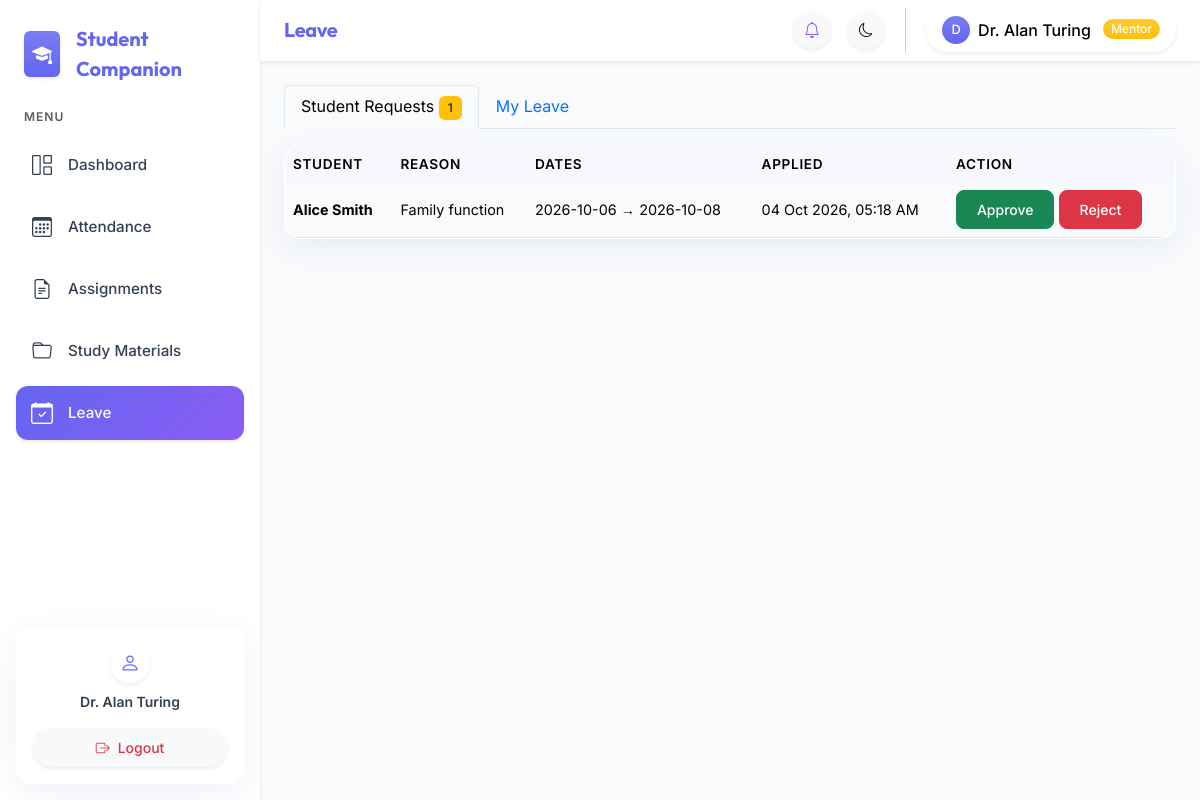
The app's page /mentor/leave.php (signed in) with its own data.
### tables this page shows
CREATE TABLE IF NOT EXISTS users (
    id INT UNSIGNED AUTO_INCREMENT PRIMARY KEY,
    name VARCHAR(150) NOT NULL,
    email VARCHAR(191) NOT NULL UNIQUE,
    password_hash VARCHAR(255) NOT NULL,
    role ENUM('admin','mentor','learner') NOT NULL,
    department_id INT UNSIGNED NULL,
    year TINYINT UNSIGNED NULL,
    status ENUM('active','inactive') NOT NULL DEFAULT 'active',
    force_password_reset TINYINT(1) NOT NULL DEFAULT 0,
    created_at TIMESTAMP NOT NULL DEFAULT CURRENT_TIMESTAMP,
    FOREIGN KEY (department_id) REFERENCES departments(id) ON DELETE SET NULL
);

CREATE TABLE IF NOT EXISTS leave_requests (
    id INT UNSIGNED AUTO_INCREMENT PRIMARY KEY,
    requested_by INT UNSIGNED NOT NULL,
    requested_to_role ENUM('mentor','admin') NOT NULL,
    reason TEXT NOT NULL,
    from_date DATE NOT NULL,
    to_date DATE NOT NULL,
    status ENUM('pending','approved','rejected') NOT NULL DEFAULT 'pending',
    approved_by INT UNSIGNED NULL,
    created_at TIMESTAMP NOT NULL DEFAULT CURRENT_TIMESTAMP,
    FOREIGN KEY (requested_by) REFERENCES users(id) ON DELETE CASCADE,
    FOREIGN KEY (approved_by) REFERENCES users(id) ON DELETE SET NULL
);

### config/database.php (called while the page is built, shortened)
<?php
function get_db(): PDO {
    static $pdo = null;
    if ($pdo === null) {
        $dsn = 'mysql:host=' . DB_HOST . ';dbname=' . DB_NAME . ';charset=utf8mb4';
        $pdo = new PDO($dsn, DB_USER, DB_PASS, [
            PDO::ATTR_ERRMODE            => PDO::ERRMODE_EXCEPTION,
            PDO::ATTR_DEFAULT_FETCH_MODE => PDO::FETCH_ASSOC,
            PDO::ATTR_EMULATE_PREPARES   => false,
        ]);
    }
    return $pdo;
}

### includes/auth_check.php (called while the page is built, shortened)
<?php
require_once dirname(__DIR__) . '/config/database.php';
require_once dirname(__DIR__) . '/includes/helpers.php';
try {
    $stmt = get_db()->prepare('SELECT id, name, email, role, department_id, year, status FROM users WHERE id = ? AND status = "active" LIMIT 1');
    $stmt->execute([$_SESSION['user_id']]);
    $current_user = $stmt->fetch();
} catch (Throwable) {}

### includes/helpers.php (called while the page is built, shortened)
<?php
function format_date(string $datetime): string {
    return date('d M Y, h:i A', strtotime($datetime));
}
function e(string $str): string {
    return htmlspecialchars($str, ENT_QUOTES, 'UTF-8');
}

### mentor/leave.php (the view, shortened to what this page needs)
<?php
$page_title    = 'Leave';
require_once dirname(__DIR__) . '/config/database.php';
require_once dirname(__DIR__) . '/includes/auth_check.php';
$db  = get_db();
$mid = $current_user['id'];
$tab = $_GET['tab'] ?? 'approve';
$student_leaves = $db->prepare(
    "SELECT lr.*,u.name AS student_name FROM leave_requests lr
     JOIN mentor_students ms ON lr.requested_by=ms.student_id
     JOIN users u ON lr.requested_by=u.id
     WHERE ms.mentor_id=? AND lr.requested_to_role='mentor' AND lr.status='pending'
     ORDER BY lr.created_at DESC"
);
$student_leaves->execute([$mid]); $student_leaves=$student_leaves->fetchAll();
$my_leaves = $db->prepare(
    "SELECT lr.*,u.name AS approver FROM leave_requests lr LEFT JOIN users u ON lr.approved_by=u.id
     WHERE lr.requested_by=? ORDER BY lr.created_at DESC"
);
$my_leaves->execute([$mid]); $my_leaves=$my_leaves->fetchAll();
require_once dirname(__DIR__).'/includes/header.php';
require_once dirname(__DIR__).'/includes/sidebar.php';
require_once dirname(__DIR__).'/includes/navbar.php';
?>
<div class="main-content p-4">
<ul class="nav nav-tabs mb-3">
    <li class="nav-item"><a class="nav-link <?= $tab==='approve'?'active':'' ?>" href="?tab=approve">
        Student Requests <span class="badge bg-warning text-dark"><?= count($student_leaves) ?></span>
    </a></li>
    <li class="nav-item"><a class="nav-link <?= $tab==='own'?'active':'' ?>" href="?tab=own">My Leave</a></li>
</ul>
<?php if ($tab === 'own'): ?>
<div class="row g-3">
    <div class="col-md-5">
        <div class="card">
            <div class="card-header fw-bold">Submit Leave Request</div>
            <div class="card-body">
                <form method="POST">
                    <?= generate_csrf() ?>
                    <input type="hidden" name="action" value="submit_own">
                    <div class="mb-3"><label class="form-label">Reason *</label><textarea name="reason" class="form-control" rows="3" required></textarea></div>
                    <div class="mb-3"><label class="form-label">From Date *</label><input type="date" name="from_date" class="form-control" required></div>
                    <div class="mb-3"><label class="form-label">To Date *</label><input type="date" name="to_date" class="form-control" required></div>
                    <button type="submit" class="btn btn-primary w-100">Submit to HOD</button>
                </form>
            </div>
        </div>
    </div>
    <div class="col-md-7">
        <div class="card">
            <div class="card-header fw-bold">My Leave History</div>
            <div class="table-responsive">
                <table class="table table-sm mb-0">
                    <thead class="table-light"><tr><th>Reason</th><th>Dates</th><th>Status</th><th>Decided By</th></tr></thead>
                    <tbody>
                    <?php if ($my_leaves): foreach ($my_leaves as $l): ?>
                    <tr>
                        <td><?= e($l['reason']) ?></td>
                        <td><?= e($l['from_date']) ?> → <?= e($l['to_date']) ?></td>
                        <td><span class="badge bg-<?= match($l['status']){'pending'=>'warning','approved'=>'success',default=>'danger'} ?>"><?= $l['status'] ?></span></td>
                        <td><?= e($l['approver']??'—') ?></td>
                    </tr>
                    <?php endforeach; else: ?><tr><td colspan="4" class="text-muted text-center">No requests.</td></tr><?php endif; ?>
                    </tbody>
                </table>
            </div>
        </div>
    </div>
</div>
<?php else:  ?>
<div class="card">
    <div class="table-responsive">
        <table class="table table-hover mb-0">
            <thead class="table-light"><tr><th>Student</th><th>Reason</th><th>Dates</th><th>Applied</th><th>Action</th></tr></thead>
            <tbody>
            <?php if ($student_leaves): foreach ($student_leaves as $l): ?>
            <tr>
                <td><strong><?= e($l['student_name']) ?></strong></td>
                <td><?= e($l['reason']) ?></td>
                <td><?= e($l['from_date']) ?> → <?= e($l['to_date']) ?></td>
                <td class="small"><?= format_date($l['created_at']) ?></td>
                <td>
                    <form method="POST" class="d-inline">
                        <button name="action" value="approve" class="btn btn-sm btn-success">Approve</button>
                    </form>
                    <form method="POST" class="d-inline">
                        <button name="action" value="reject" class="btn btn-sm btn-danger">Reject</button>
                    </form>
                </td>
            </tr>
            <?php endforeach; else: ?>
            <tr><td colspan="5" class="text-center text-muted py-4">No pending student leave requests.</td></tr>
            <?php endif; ?>
            </tbody>
        </table>
    </div>
</div>
<?php endif; ?>
</div>
<?php require_once dirname(__DIR__).'/includes/footer.php'; ?>

### includes/sidebar.php (shortened to what this page needs)
<?php
$role = $_SESSION['role'] ?? '';
$current_page = basename($_SERVER['PHP_SELF']);
function nav_link(string $href, string $icon, string $label, string $current_page): string {
    $active = (basename($href) === $current_page) ? ' active shadow-sm' : '';
    return '<li class="nav-item"><a class="nav-link' . $active . ' d-flex align-items-center" href="' . $href . '"><i class="bi bi-' . $icon . ' me-3 fs-5"></i><span>' . $label . '</span></a></li>';
}
$base = BASE_URL;
?>
<nav class="sidebar d-none d-md-flex flex-column flex-shrink-0 p-3 border-end-0 shadow-sm z-3 animate__animated animate__fadeInLeft">
    <a href="<?= $base ?>index.php" class="d-flex align-items-center mb-4 text-decoration-none px-2 mt-2">
        <div class="bg-primary bg-gradient text-white rounded p-2 me-3 shadow-sm d-flex align-items-center justify-content-center">
            <i class="bi bi-mortarboard-fill fs-5"></i>
        </div>
        <span class="fw-bold fs-5 text-primary tracking-tight" style="font-family: var(--bs-heading-font-family);"><?= APP_NAME ?></span>
    </a>
    <ul class="nav nav-pills flex-column mb-auto gap-1">
        <li class="nav-item mb-2 px-2 small text-muted text-uppercase fw-semibold" style="letter-spacing: 1px; font-size: 0.75rem;">Menu</li>
        <?php if ($role === 'admin'): ?>
            <?= nav_link($base.'admin/dashboard.php', 'grid-1x2', 'Dashboard', $current_page) ?>
            <?= nav_link($base.'admin/departments.php', 'building', 'Departments', $current_page) ?>
            <?= nav_link($base.'admin/students.php', 'people', 'Students', $current_page) ?>
            <?= nav_link($base.'admin/mentors.php', 'person-video3', 'Mentors', $current_page) ?>
            <?= nav_link($base.'admin/notifications.php', 'bell', 'Notifications', $current_page) ?>
            <?= nav_link($base.'admin/leave.php', 'calendar-check', 'Leave Requests', $current_page) ?>
            <?= nav_link($base.'admin/analytics.php', 'bar-chart', 'Analytics', $current_page) ?>
            <?= nav_link($base.'admin/reports.php', 'file-earmark-arrow-down', 'Reports', $current_page) ?>
            <?= nav_link($base.'admin/audit_log.php', 'journal-text', 'Audit Log', $current_page) ?>
        <?php elseif ($role === 'mentor'): ?>
            <?= nav_link($base.'mentor/dashboard.php', 'grid-1x2', 'Dashboard', $current_page) ?>
            <?= nav_link($base.'mentor/attendance.php', 'calendar3', 'Attendance', $current_page) ?>
            <?= nav_link($base.'mentor/assignments.php', 'file-earmark-text', 'Assignments', $current_page) ?>
            <?= nav_link($base.'mentor/materials.php', 'folder', 'Study Materials', $current_page) ?>
            <?= nav_link($base.'mentor/leave.php', 'calendar-check', 'Leave', $current_page) ?>
        <?php endif; ?>
    </ul>
    <div class="mt-auto pt-3">
        <div class="card border-0 shadow-sm bg-primary bg-gradient bg-opacity-10 rounded-4 overflow-hidden">
            <div class="card-body p-3 d-flex flex-column align-items-center text-center">
                <div class="bg-white rounded-circle shadow-sm d-flex align-items-center justify-content-center mb-2" style="width: 40px; height: 40px;">
                    <i class="bi bi-person text-primary fs-5"></i>
                </div>
                <div class="small fw-semibold text-truncate w-100"><?= htmlspecialchars($current_user['name'] ?? '', ENT_QUOTES) ?></div>
                <a href="<?= $base ?>logout.php" class="btn btn-sm btn-light w-100 text-danger shadow-sm rounded-pill"><i class="bi bi-box-arrow-right me-2"></i>Logout</a>
            </div>
        </div>
    </div>
</nav>

### includes/navbar.php (shortened to what this page needs)
<?php
$role = $_SESSION['role'] ?? '';
$base = BASE_URL;
$role_label = match($role) { 'admin' => 'HOD', 'mentor' => 'Mentor', default => 'Student' };
$role_badge = match($role) { 'admin' => 'danger', 'mentor' => 'warning', default => 'primary' };
?>
<div class="content-wrapper flex-grow-1 d-flex flex-column">
<nav class="navbar navbar-expand-md sticky-top px-4 py-2 border-bottom-0 shadow-sm animate__animated animate__fadeInDown">
    <div class="d-flex align-items-center">
        <span class="navbar-brand fw-bold d-none d-md-inline mb-0 h5 text-primary tracking-tight"><?= htmlspecialchars($page_title ?? APP_NAME, ENT_QUOTES) ?></span>
    </div>
    <div class="ms-auto d-flex align-items-center gap-3">
        <a href="<?php
            echo match($role) {
                'admin'  => $base.'admin/notifications.php',
                'mentor' => $base.'mentor/dashboard.php',
                default  => $base.'learner/notifications.php',
            };
        ?>" class="btn btn-sm btn-light rounded-circle position-relative shadow-sm p-2" id="notif-btn" style="width: 38px; height: 38px; display: flex; align-items: center; justify-content: center;">
            <i class="bi bi-bell text-secondary fs-6"></i>
        </a>
        <button class="btn btn-sm btn-light rounded-circle shadow-sm p-2" onclick="toggleTheme()" title="Toggle theme" style="width: 38px; height: 38px; display: flex; align-items: center; justify-content: center;">
            <i class="bi bi-moon-stars text-secondary fs-6" id="theme-icon"></i>
        </button>
        <div class="dropdown">
            <button class="btn btn-light rounded-pill shadow-sm d-flex align-items-center gap-2 px-3 py-2 border-0" data-bs-toggle="dropdown" style="background: var(--sidebar-bg);">
                <div class="bg-primary bg-gradient rounded-circle d-flex align-items-center justify-content-center text-white" style="width: 28px; height: 28px; font-size: 0.8rem;">
                    <?= strtoupper(substr($current_user['name'] ?? 'U', 0, 1)) ?>
                </div>
                <span class="fw-medium d-none d-sm-inline"><?= htmlspecialchars($current_user['name'] ?? '', ENT_QUOTES) ?></span>
                <span class="badge bg-<?= $role_badge ?> bg-gradient rounded-pill px-2 py-1 ms-1"><?= $role_label ?></span>
            </button>
        </div>
    </div>
</nav>

### assets/css/style.css (style rules this page uses)
:root { --bs-primary: #6366f1; --bs-primary-rgb: 99, 102, 241; --bs-secondary: #8b5cf6; --bs-secondary-rgb: 139, 92, 246; --bs-success: #10b981; --bs-warning: #f59e0b; --bs-danger: #ef4444; --bs-info: #0ea5e9; --bs-body-font-family: 'Inter', sans-serif; --bs-heading-font-family: 'Outfit', sans-serif; --bs-body-bg: #f8fafc; --bs-body-color: #334155; --bs-border-color: #e2e8f0; --card-bg: rgba(255, 255, 255, 0.9); --glass-border: rgba(255, 255, 255, 0.4); --glass-shadow: 0 8px 32px 0 rgba(31, 38, 135, 0.07); --sidebar-bg: #ffffff; --sidebar-hover: #f9f1f1; }
body { font-family: var(--bs-body-font-family); background-color: var(--bs-body-bg); color: var(--bs-body-color); transition: background-color 0.3s ease, color 0.3s ease; -webkit-font-smoothing: antialiased; }
h1, h2, h3, h4, h5, h6, .navbar-brand { font-family: var(--bs-heading-font-family); font-weight: 600; letter-spacing: -0.02em; }
.glass-card, .card { background: var(--card-bg) !important; backdrop-filter: blur(12px); -webkit-backdrop-filter: blur(12px); border: 1px solid var(--glass-border) !important; border-radius: 1rem !important; box-shadow: var(--glass-shadow) !important; transition: transform 0.3s cubic-bezier(0.4, 0, 0.2, 1), box-shadow 0.3s ease; }
.btn { border-radius: 0.5rem; font-weight: 500; padding: 0.5rem 1.25rem; transition: all 0.3s ease; }
.sidebar { width: 260px; min-height: 100vh; position: sticky; top: 0; height: 100vh; overflow-y: auto; background: var(--sidebar-bg); border-right: 1px solid var(--bs-border-color); flex-shrink: 0; transition: background-color 0.3s ease, border-color 0.3s ease; }
.sidebar .nav-link { color: var(--bs-body-color); border-radius: 0.75rem; padding: 0.75rem 1rem; font-size: 0.95rem; font-weight: 500; transition: all 0.2s ease; margin-bottom: 0.25rem; }
.sidebar .nav-link i { font-size: 1.1rem; transition: transform 0.2s ease; }
.sidebar .nav-link.active { background: linear-gradient(135deg, var(--bs-primary), var(--bs-secondary)); color: #fff; box-shadow: 0 4px 12px rgba(var(--bs-primary-rgb), 0.3); }
.sidebar .nav-link.active i { transform: scale(1.1); }
.navbar { background: var(--card-bg) !important; backdrop-filter: blur(16px); -webkit-backdrop-filter: blur(16px); border-bottom: 1px solid var(--glass-border) !important; }
.content-wrapper { min-width: 0; }
.main-content { padding: 1.5rem; }
.table-responsive { border-radius: 1rem; }
.table { border-collapse: separate; border-spacing: 0; }
.table th { white-space: nowrap; font-size: 0.85rem; text-transform: uppercase; letter-spacing: 0.05em; background-color: rgba(var(--bs-primary-rgb), 0.05) !important; border-bottom: none; font-weight: 600; }
.table td { vertical-align: middle; font-size: 0.9rem; border-bottom-color: var(--bs-border-color); }
.badge { padding: 0.5em 0.75em; font-weight: 500; }

### records on screen
users: name "Dr. Alan Turing", name "D"
leave_requests: requested_by.name "Alice Smith", reason "Family function", from_date "2026-10-06", to_date "2026-10-08", created_at "04 Oct 2026, 05:18 AM"

### other values on screen
APP_NAME "Student Companion"
$label "Dashboard Attendance Assignments Study Materials Leave"
$page_title "Leave"
$role_label "Mentor"
count($student_leaves) "1"
